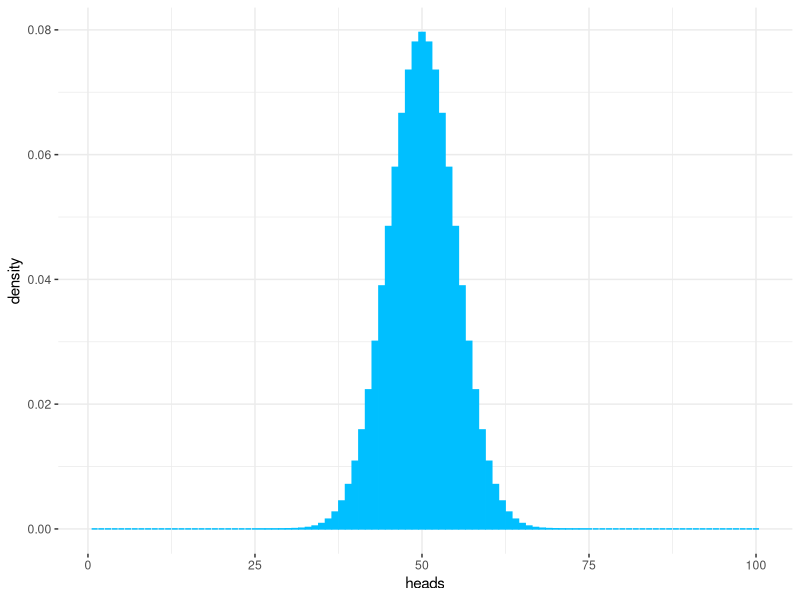
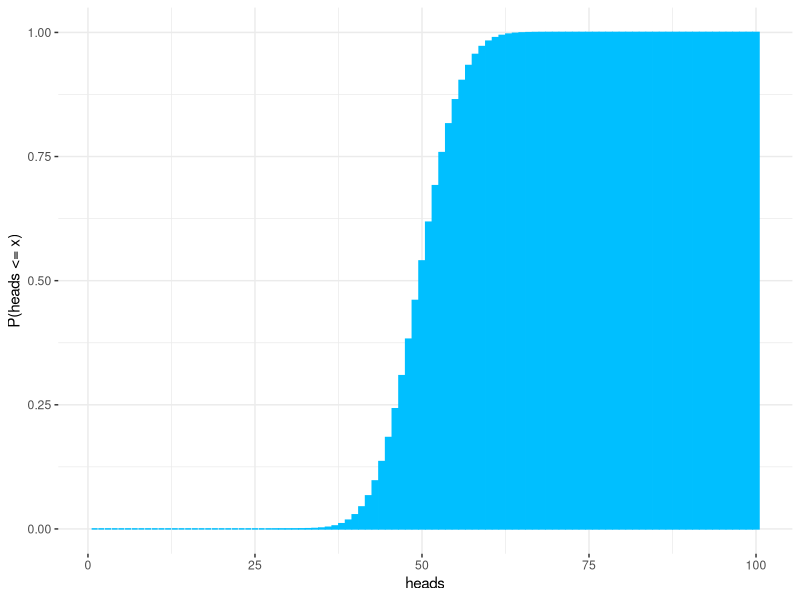
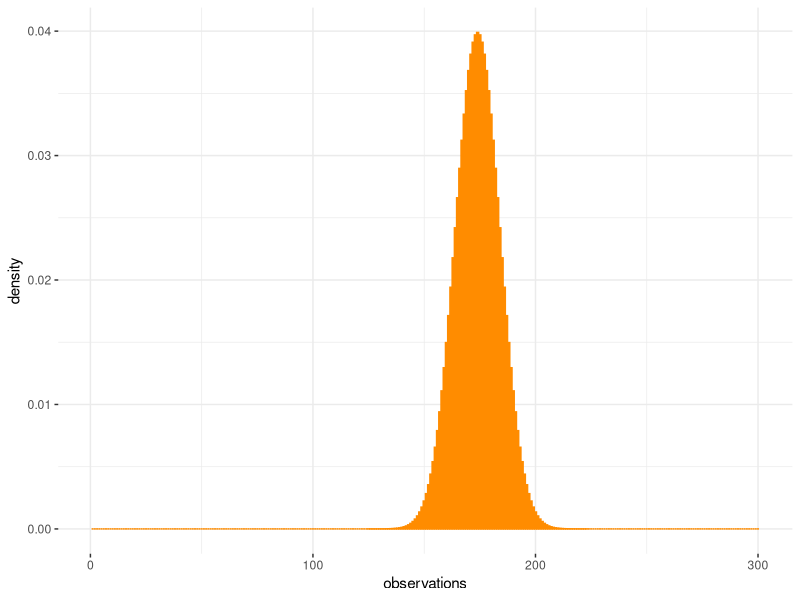
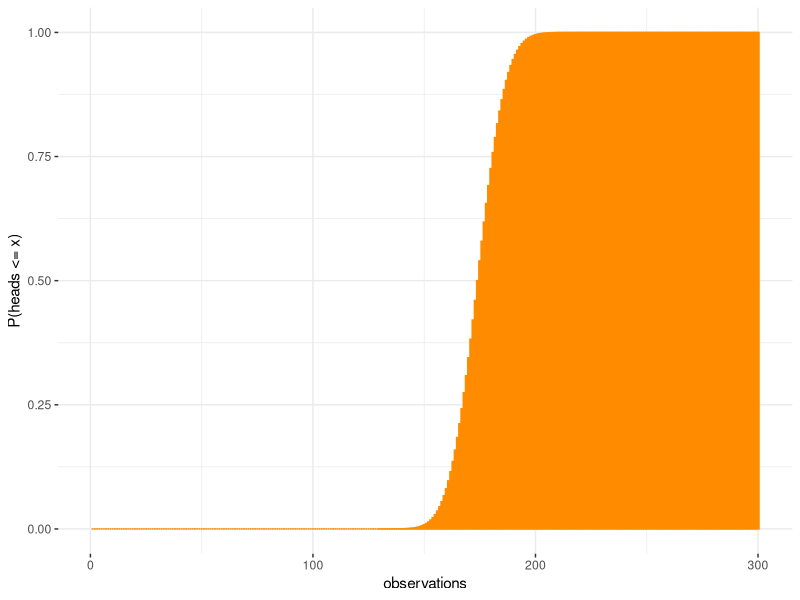
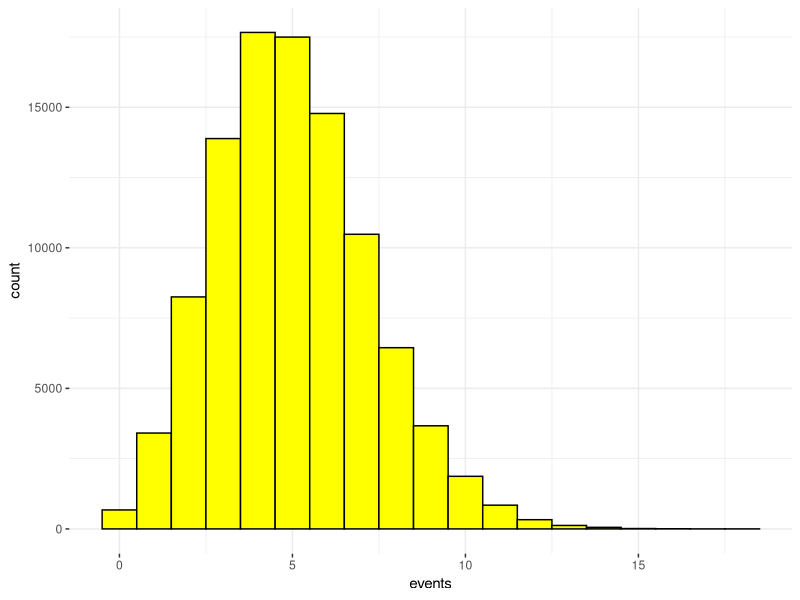
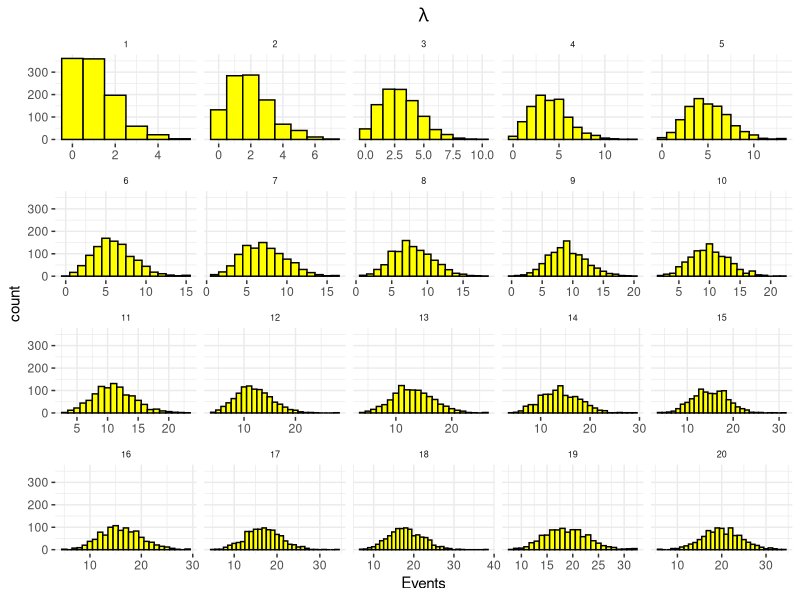
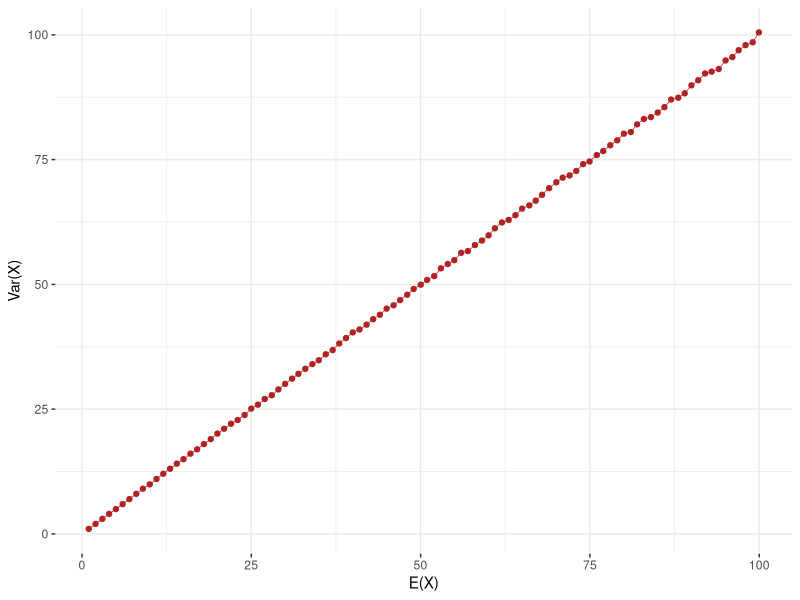
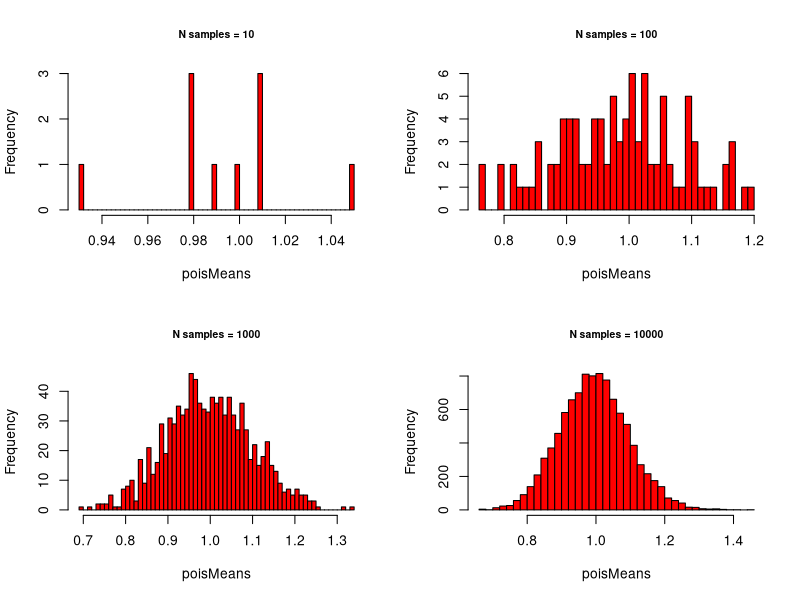

The R script that drew these images, in order: (Note: a time limit stopped this script after it produced the figures.)
## ---- chunk 1
library(tidyverse)
set.seed(9999)
## ---- chunk 2
heads <- 1:100
binomialProbability <- dbinom(heads, size = 100, p = .5)
sum(binomialProbability)
## ---- chunk 3
binomialProbability <- data.frame(heads = heads,
                                  density = binomialProbability)
ggplot(binomialProbability, 
       aes(x = heads, 
           y = density)) + 
  geom_bar(stat = "identity", 
           fill = 'deepskyblue',
           color = 'deepskyblue') +
  theme_bw() + 
  theme(panel.border = element_blank())
## ---- chunk 4
heads <- 1:100
binomialProbability <- pbinom(heads, size = 100, p = .5)
sum(binomialProbability)
## ---- chunk 5
binomialProbability <- data.frame(heads = heads,
                                  cumprob = binomialProbability)
ggplot(binomialProbability, 
       aes(x = heads, 
           y = cumprob)) + 
  geom_bar(stat = "identity", 
           fill = 'deepskyblue',
           color = 'deepskyblue') +
  ylab("P(heads <= x)") + 
  theme_bw() + 
  theme(panel.border = element_blank())
## ---- chunk 6
dbinom(33, size = 100, p = .5)
## ---- chunk 7
pbinom(33, size = 100, p = .5) - pbinom(32, size = 100, p = .5)
## ---- chunk 8
pnorm(180, mean = 174, sd = 10)
## ---- chunk 9
pnorm(180, mean = 174, sd = 10) - pnorm(160, mean = 174, sd = 10)
## ---- chunk 10
observations <- 1:300
normalProbability <- dnorm(observations, mean = 174, sd = 10)
sum(normalProbability)
## ---- chunk 11
normalProbability <- data.frame(observations = observations,
                                density = normalProbability)
ggplot(normalProbability, 
       aes(x = observations, 
           y = density)) + 
  geom_bar(stat = "identity", 
           fill = 'darkorange',
           color = 'darkorange') +
  theme_bw() + 
  theme(panel.border = element_blank())
## ---- chunk 12
observations <- 1:300
normalProbability <- pnorm(observations, mean = 174, sd = 10)
sum(normalProbability)
## ---- chunk 13
normalProbability <- data.frame(observations = observations,
                                density = normalProbability)
ggplot(normalProbability, 
       aes(x = observations, 
           y = density)) + 
  geom_bar(stat = "identity", 
           fill = 'darkorange',
           color = 'darkorange') +
  ylab("P(heads <= x)") + 
  theme_bw() + 
  theme(panel.border = element_blank())
## ---- chunk 14
tragedies <- ppois(17, lambda=10, lower.tail=FALSE)   # upper tail (!)
tragedies
## ---- chunk 15
# Compare:
tragedies <- ppois(17, lambda=10, lower.tail=TRUE)   # lower tail (!)
tragedies
## ---- chunk 16
poissonDeviates <- rpois(100000,lambda = 5)
poissonDeviates <- data.frame(events = poissonDeviates)
ggplot(poissonDeviates, 
       aes(x = events)) + 
  geom_histogram(binwidth = 1, 
                 fill = 'yellow', 
                 color = 'black') +
  theme_bw() + 
  theme(panel.border = element_blank())
## ---- chunk 17
lambda <- 1:20
poissonDeviates <- lapply(lambda, rpois, n = 1000)
poissonDeviates <- reduce(poissonDeviates, rbind)
dim(poissonDeviates)
## ---- chunk 18
poissonDeviates <- as.data.frame(poissonDeviates)
poissonDeviates$id <- 1:dim(poissonDeviates)[1]
poissonDeviates <- poissonDeviates %>% 
  pivot_longer(cols = -id) %>% 
  select(-name)
poissonDeviates$id <- factor(poissonDeviates$id, 
                             levels = sort(unique(poissonDeviates$id)))
## ---- chunk 19
ggplot(poissonDeviates, 
       aes(x = value)) + 
  geom_histogram(binwidth = 1, 
                 fill = 'yellow', 
                 color = 'black') +
  xlab("Events") + 
  ggtitle(expression(lambda)) + 
  facet_wrap(~id, scales = "free_x") +
  theme_bw() + 
  theme(panel.border = element_blank()) + 
  theme(strip.background = element_blank()) + 
  theme(strip.text =  element_text(size = 6.5)) +
  theme(plot.title = element_text(hjust = .5))
## ---- chunk 20
lambda <- 1:100
poissonMean <- sapply(lambda, function(x) {
  mean(rpois(100000,x))
})
poissonVar <- sapply(lambda, function(x) {
  var(rpois(100000,x))
})
poissonProperty <- data.frame(mean = poissonMean, 
                              variance = poissonVar)
ggplot(poissonProperty, 
       aes(x = mean, 
           y = variance)) + 
  geom_line(color = "firebrick", size = .25) + 
  geom_point(color = "firebrick", fill = "firebrick", size = 1.5) + 
  xlab("E(X)") + ylab("Var(X)") + 
  theme_bw() + 
  theme(panel.border = element_blank()) 
## ---- chunk 21
sampleN <- 100
meanSizes <- c(10, 100, 1000, 10000)
## ---- chunk 22
# - Poisson with lambda = 1
lambda = 1
# - Set plot  parameters
par(mfrow = c(2, 2))
# - Plot!
for (meanSize in meanSizes) {
  poisMeans <- sapply(1:meanSize, 
                            function(x) {
                              mean(rpois(sampleN, lambda))
                              }
                     )
  hist(poisMeans, 50, col="red",
       main = paste0("N samples = ", meanSize),
       cex.main = .75)
}
## ---- chunk 23
# - Poisson with lambda = 2
lambda = 2
# - Set plot  parameters
par(mfrow = c(2, 2))
# - Plot!
for (meanSize in meanSizes) {
  poisMeans <- sapply(1:meanSize, 
                            function(x) {
                              mean(rpois(sampleN, lambda))
                              }
                     )
  hist(poisMeans, 50, col="red",
       main = paste0("N samples = ", meanSize),
       cex.main = .75)
}
## ---- chunk 24
# - Poisson with lambda = 10
lambda = 10
# - Set plot  parameters
par(mfrow = c(2, 2))
# - Plot!
for (meanSize in meanSizes) {
  poisMeans <- sapply(1:meanSize, 
                            function(x) {
                              mean(rpois(sampleN, lambda))
                              }
                     )
  hist(poisMeans, 50, col="red",
       main = paste0("N samples = ", meanSize),
       cex.main = .75)
}
## ---- chunk 25
# - Binomial with p = .1 and n = 1000
p = .1
n = 1000
# - Set plot  parameters
par(mfrow = c(2, 2))
# - Plot!
for (meanSize in meanSizes) {
  binomMeans <- sapply(1:meanSize, 
                            function(x) {
                              mean(rbinom(n = sampleN, size = n, prob = p))                              }
                     )
  hist(binomMeans, 50, col="darkorange",
       main = paste0("N samples = ", meanSize),
       cex.main = .75)
}
## ---- chunk 26
# - Binomial with p = .5 and n = 1000
p = .5
n = 100
# - Set plot  parameters
par(mfrow = c(2, 2))
# - Plot!
for (meanSize in meanSizes) {
  binomMeans <- sapply(1:meanSize, 
                            function(x) {
                              mean(rbinom(n = sampleN, size = n, prob = p))
                              }
                     )
  hist(binomMeans, 50, col="darkorange",
       main = paste0("N samples = ", meanSize),
       cex.main = .75)
}
## ---- chunk 27
# - Normal with mean = 10 and sd = 1.5
mean = 10
sd = 1.5
# - Set plot  parameters
par(mfrow = c(2, 2))
# - Plot!
for (meanSize in meanSizes) {
  normalMeans <- sapply(1:meanSize, 
                            function(x) {
                              mean(rnorm(sampleN, mean = mean, sd = sd))
                              }
                     )
  hist(normalMeans, 50, col="lightblue",
       main = paste0("N samples = ", meanSize),
       cex.main = .75)
}
## ---- chunk 28
# - Normal with mean = 175 and sd = 11.4
mean = 175
sd = 11.4
# - Set plot  parameters
par(mfrow = c(2, 2))
# - Plot!
for (meanSize in meanSizes) {
  normalMeans <- sapply(1:meanSize, 
                            function(x) {
                              mean(rnorm(sampleN, mean = mean, sd = sd))
                              }
                     )
  hist(normalMeans, 50, col="lightblue",
       main = paste0("N samples = ", meanSize),
       cex.main = .75)
}
## ---- chunk 29
# - Normal with mean = 100 and sd = 25
mean = 100
sd = 25
# - Set plot  parameters
par(mfrow = c(2, 2))
# - Plot!
for (meanSize in meanSizes) {
  normalMeans <- sapply(1:meanSize, 
                            function(x) {
                              mean(rnorm(sampleN, mean = mean, sd = sd))
                              }
                     )
  hist(normalMeans, 50, col="lightblue",
       main = paste0("N samples = ", meanSize),
       cex.main = .75)
}
## ---- chunk 30
sampleN <- c(10, 100, 1000, 100000)
meanSize <- c(10000)
## ---- chunk 31
# - Poisson with lambda = 1
lambda = 3
# - Set plot  parameters
par(mfrow = c(2, 2))
# - Plot!
for (sampleN in sampleN) {
  poisMeans <- sapply(1:meanSize, 
                            function(x) {
                              mean(rpois(sampleN, lambda))
                              }
                     )
  hist(poisMeans, 50, col="red",
       main = paste0("Sample N = ", sampleN),
       cex.main = .75)
}
## ---- chunk 32
sampleN <- c(10, 100, 1000, 100000)
meanSize <- c(10000)
## ---- chunk 33
# - Normal with mean = 10 and sd = .75
mean = 10
sd = .75
# - Set plot  parameters
par(mfrow = c(2, 2))
# - Plot!
for (sampleN in sampleN) {
  normMeans <- sapply(1:meanSize, 
                            function(x) {
                              mean(rnorm(sampleN, mean = mean, sd = sd))
                              }
                     )
  hist(normMeans, 50, col="lightblue",
       main = paste0("Sample N = ", sampleN),
       cex.main = .75)
}
## ---- chunk 34
# - Cauchy with location = 0, scale = 1
# - set plot  parameters
par(mfrow=c(2,2))
# - plot!
for (meanSize in c(100, 1000, 10000, 100000)) {
  cauchySums <- unlist(lapply(seq(1:meanSize), function(x) {
    sum(rcauchy(1000, location = 0, scale = 1))
  }))
  hist(cauchySums, 50, col="orange",
       main = paste("N samples = ", meanSize, sep=""),
       cex.main = .75)
}
## ---- chunk 35
n_samples <- 100000
sampleMeans <- sapply(1:n_samples,
                      function(x) {
                        mean(rnorm(n = 100, mean = 100, sd = 12))
                        })
sampleMeans <- data.frame(sampleMean = sampleMeans)
ggplot(sampleMeans, 
       aes(x = sampleMean)) + 
  geom_histogram(binwidth = .1, 
                 fill = 'purple', 
                 color = 'black') +
  ggtitle("Sampling Distribution of a Mean") +
  xlab("Sample Mean") + 
  theme_bw() + 
  theme(panel.border = element_blank())
## ---- chunk 36
sd(sampleMeans$sampleMean)
## ---- chunk 37
12/sqrt(100)
## ---- chunk 38
data(iris)
head(iris)
## ---- chunk 39
# - Naive approach
longIris <- pivot_longer(
  data = iris,
  cols = -Species,
  names_to = "Measurement",
  values_to = "Value"
)
head(longIris, 10)
## ---- chunk 40
wideIris <- pivot_wider(
  data = longIris,
  names_from = "Measurement",
  values_from = "Value"
)
head(wideIris)
## ---- chunk 41
# - Critical approach
iris$id <- 1:dim(iris)[1]
longIris <- pivot_longer(
  data = iris,
  cols = -c('Species', 'id'),
  names_to = "Measurement",
  values_to = "Value"
)
head(longIris)
## ---- chunk 42
wideIris <- pivot_wider(
  data = longIris,
  id_cols = c("id", "Species"),
  names_from = "Measurement",
  values_from = "Value"
)
head(wideIris)
## ---- chunk 43
dataSet <- data.frame(Name = c('Peter.Murphy', 'David.Bowie', 'John.Zorn'), 
                      City = c('Northampton', 'Brixton', 'New York'), 
                      stringsAsFactors = F)
dataSet
## ---- chunk 44
dataSet <- dataSet %>% separate(Name, 
                     sep = "\\.", 
                     into = c("Name", "Family Name"))
dataSet
## ---- chunk 45
dataSet %>% unite(col = "Name",
                  sep = ".",
                  "Name", "Family Name")
